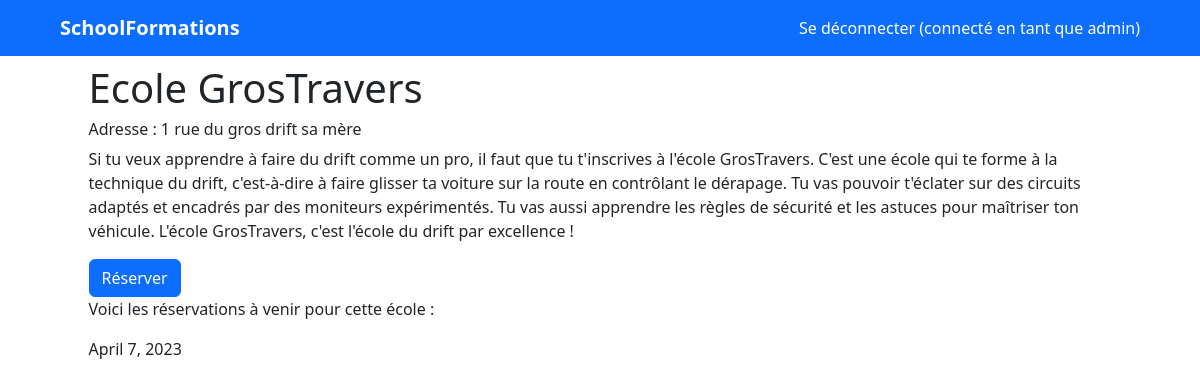
The app's page /schools/details/1 (signed in) with its own data.
### schools/models.py (models this page shows)
class School(models.Model):
    name = models.CharField(max_length=100)
    address = models.CharField(max_length=255)
    description = models.TextField()
    reservations = models.ManyToManyField(User, through='Reservation')

class Reservation(models.Model):
    user = models.ForeignKey(User, on_delete=models.CASCADE)
    school = models.ForeignKey(School, on_delete=models.CASCADE)
    date = models.DateField()

### schools/views.py (the view)
# urls.py: path('details/<int:school_id>', views.details, name="details"),
def details(request, school_id):
    school = School.objects.get(id=school_id)
    reservations = Reservation.objects.filter(school=school).order_by('date')
    return render(request, 'schools/details.html', {'school': school, 'reservations': reservations, 'user': request.user, 'today': datetime.date.today()})

### templates/schools/details.html
{% extends "layouts.html" %}
{% block content %}
    <h1> {{ school.name }} </h1>
    <h6>Adresse : {{ school.address }}</h6>
    <p>{{ school.description }}</p>
    <button class="btn btn-primary"><a class="text-white" href="/booking/new/{{ school.id }}">Réserver</a></button>
    <p>Voici les réservations à venir pour cette école : </p>
    {% for reservation in reservations %}
        {% if reservation.date >= today %}
            <p>{{reservation.date}} {% if reservation.user == user %} : réservé par vous ! </p>{% endif %}
        {% endif %}
    {% endfor %}
{% endblock %}

### templates/navbar.html
<nav class="navbar bg-primary mb-2">
    <div class="container-fluid mx-5">
        <a class="navbar-brand text-white fw-bold" href="/">
            SchoolFormations
        </a>
        <ul class="navbar-nav mb-2 mb-lg-0">
            {% if user.is_authenticated %}
                <li class="nav-item">
                    <a class="text-white nav-link" href="{% url 'logout' %}">Se déconnecter (connecté en tant que {{ user.username }}) </a>
                </li>
            {% else %}
                <li class="nav-item">
                    <a class="text-white nav-link" href="{% url 'login' %}">Se connecter</a>
                </li>
            {% endif %}
        </ul>
    </div>
</nav>

### templates/layouts.html (style rules this page uses)
a { color: black; text-decoration: none; }

### records on screen
School: name "Ecole GrosTravers", address "1 rue du gros drift sa mère", description "Si tu veux apprendre à faire du drift comme un pro, il faut que tu t'inscrives à l'école GrosTravers. C'est une école qui te forme à la technique du drift, c'est-à-dire à faire glisser ta voiture sur la route en contrôlant le dérapage. Tu vas pouvoir t'éclater sur des circuits adaptés et encadrés par des moniteurs expérimentés. Tu vas aussi apprendre les règles de sécurité et les astuces pour maîtriser ton véhicule. L'école GrosTravers, c'est l'école du drift par excellence !"
Reservation: date "April 7, 2023"

### other values on screen
{{ user.username }} "admin"
